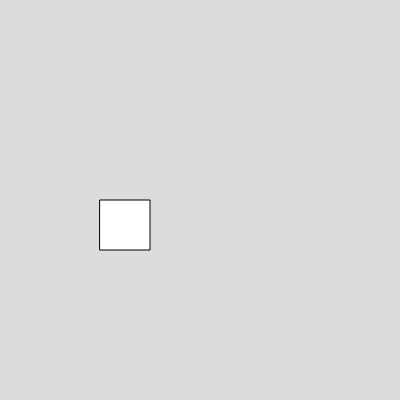
Frame 1 (no input)
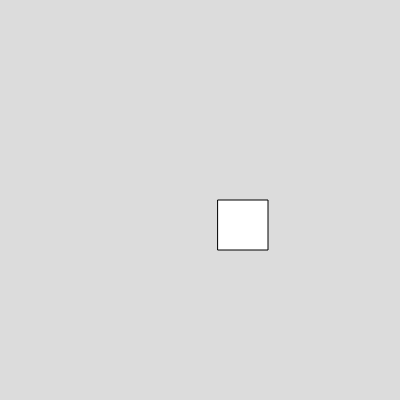
Frame 60 (no input)
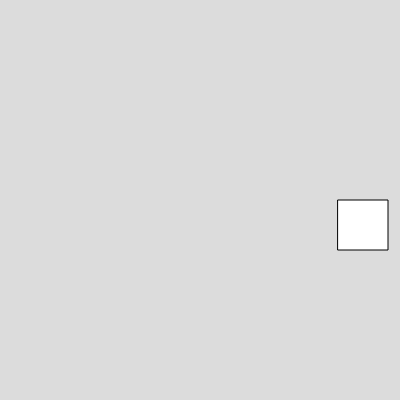
Frame 120 (the mouse pressed at the canvas centre since frame 60)

The p5.js sketch that drew these frames (run headless with seeded random() and noise() and a simulated clock; from frame 60 on, the mouse is pressed at the canvas centre):

// p5.js sketch
// ── sketch.js
var box1

function setup() 
{
  createCanvas(400, 400);

  box1 = new Box();

}

function draw() 
{
  background(220);

  box1.show();

  box1.set_speed(2);
  
}


// ── box.js
class Box
  {
    constructor(){


      this.x = 100

      this.y = 200
      
      this.w = 50
      
      this.h = 50


    }
  show(){
    rect(this.x, this.y, this.w, this.h)
  }
  set_speed(v){
    this.x = this.x + v
  }
  }

  
